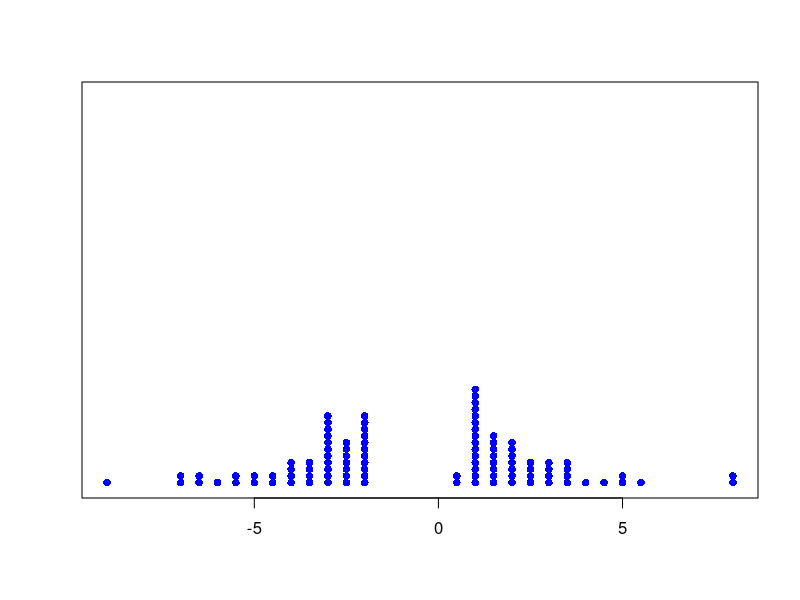

Write R code to recreate this figure.
## DASI Midterm Exam

## Michael Hunt

## October 2015

## Part One

# Q1

pnorm(-0.6,lower.tail=FALSE)
pnorm(-0.6,lower.tail=TRUE)
pnorm(1.96,lower.tail=FALSE)
pnorm(1.96,lower.tail=TRUE)

# Q 7 - 12

calcium=c(-5,-4,-3,-2,1,7,10,11,17,18)
placebo<-c(-11,-5,-3,-3,-1,-1,-1,2,3,5,12)
median(calcium)
median(placebo)

ic<-as.integer(runif(1,1,10))
ip<-as.integer(runif(1,1,11))


all<-c(-5,-4,-3,-2,1,7,10,11,17,18,-11,-5,-3,-3,-1,-1,-1,2,3,5,12)

ntrial<-100
meddiff<- vector(mode="numeric", length=ntrial)

for (i in 1 : ntrial){
    cind<-sample(length(all),10)
    cind<-sort(cind)
    csamp<-all[cind]
    psamp<-all[-cind]
    
    meddiff[i]<-median(csamp)-median(psamp)
    
}

stripchart(meddiff,method="stack",at=0,pch=16,col="blue")
